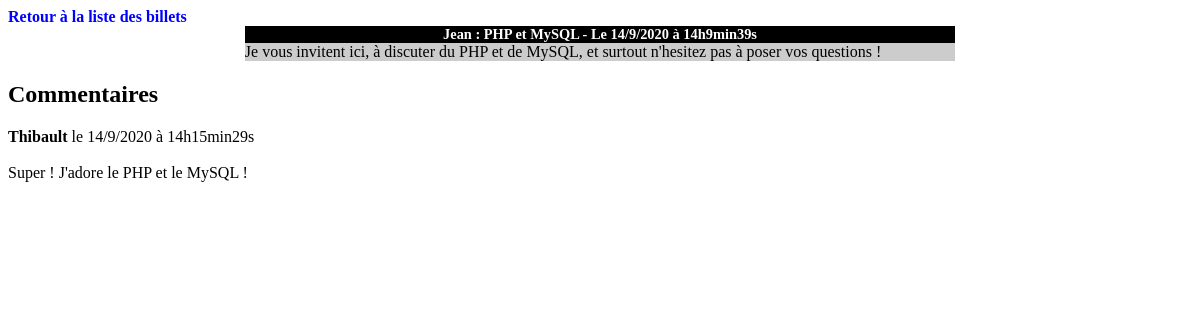
/commentaires.php?id=2, run on the app's committed database.
### tables this page shows
CREATE TABLE IF NOT EXISTS `billets` (
  `id` int(11) NOT NULL AUTO_INCREMENT,
  `auteur` varchar(255) NOT NULL,
  `titre` varchar(255) NOT NULL,
  `contenu` text NOT NULL,
  `date_creation` datetime NOT NULL DEFAULT CURRENT_TIMESTAMP,
  PRIMARY KEY (`id`)
);

CREATE TABLE IF NOT EXISTS `commentaires` (
  `id` int(11) NOT NULL AUTO_INCREMENT,
  `id_billet` int(11) NOT NULL,
  `auteur` varchar(255) NOT NULL,
  `commentaire` text NOT NULL,
  `date_commentaire` datetime NOT NULL DEFAULT CURRENT_TIMESTAMP,
  PRIMARY KEY (`id`)
);

### commentaires.php (the view, shortened to what this page needs)
<!DOCTYPE html>
<html>
	<head>
		<link rel="stylesheet" type="text/css" href="style_blog.css">
	</head>
	<body>
		<strong><a href="index.php">Retour à la liste des billets</a></strong>
		<?php
		if (isset($_GET['id'])) {
			$bdd = new PDO('mysql:host=localhost;dbname=test', 'root', '', array(PDO::ATTR_ERRMODE => PDO::ERRMODE_EXCEPTION));
			$bdd->exec('SET NAMES utf8');
			$reponse = $bdd->prepare('SELECT auteur, titre, contenu, DAY(date_creation) AS jour, MONTH(date_creation) AS mois, YEAR(date_creation) AS annee, HOUR(date_creation) AS heure, MINUTE(date_creation) AS minute, SECOND(date_creation) AS seconde FROM billets WHERE id = ?');
			$reponse->execute(array($_GET['id']));
			while ($donnees = $reponse->fetch())
			{
				echo '<h3>' . htmlspecialchars($donnees['auteur']) . ' : ' . htmlspecialchars($donnees['titre']) . ' - Le ' .
				$donnees['jour'] . '/' . $donnees['mois'] . '/' . $donnees['annee'] . ' à ' . $donnees['heure'] . 'h' . $donnees['minute'] . 'min' . $donnees['seconde'] . 's' . '</h3>' . '<p>' . htmlspecialchars($donnees['contenu']) . '</p>';
			}
			echo '<h2>Commentaires</h2>';
			$reponse = $bdd->query('SELECT id_billet, auteur, commentaire, DAY(date_commentaire) AS jour, MONTH(date_commentaire) AS mois, YEAR(date_commentaire) AS annee, HOUR(date_commentaire) AS heure, MINUTE(date_commentaire) AS minute, SECOND(date_commentaire) AS seconde FROM commentaires ORDER BY date_commentaire DESC');
			while ($donnees = $reponse->fetch())
				{
				if ($donnees['id_billet'] == $_GET['id']) {
					echo '<strong><div>' . htmlspecialchars($donnees['auteur']) . '</strong> le ' . $donnees['jour'] . '/' . $donnees['mois'] . '/' . $donnees['annee'] . ' à ' . $donnees['heure'] . 'h' . $donnees['minute'] . 'min' . $donnees['seconde'] . 's' . '</div><br />';
					echo '<div>' . htmlspecialchars($donnees['commentaire']) . '</div><br />';
				}
			}
		}
		?>
	</body>
</html>

### style_blog.css (style rules this page uses)
h1, h3 { text-align:center; }
h3 { background-color:black; color:white; font-size:0.9em; margin-bottom:0px; width: 60%; margin: auto; }
p { background-color:#CCCCCC; margin-top:0px; margin:auto; width: 60%; }
a { text-decoration: none; color: blue; }

### data on the page
billets: auteur "Jean", titre "PHP et MySQL", jour "14", mois "9", annee "2020", heure "14", minute "9", seconde "39", contenu "Je vous invitent ici, à discuter du PHP et de MySQL, et surtout n'hesitez pas à poser vos questions !"
commentaires: auteur "Thibault", jour "14", mois "9", annee "2020", heure "14", minute "15", seconde "29", commentaire "Super ! J'adore le PHP et le MySQL !"
